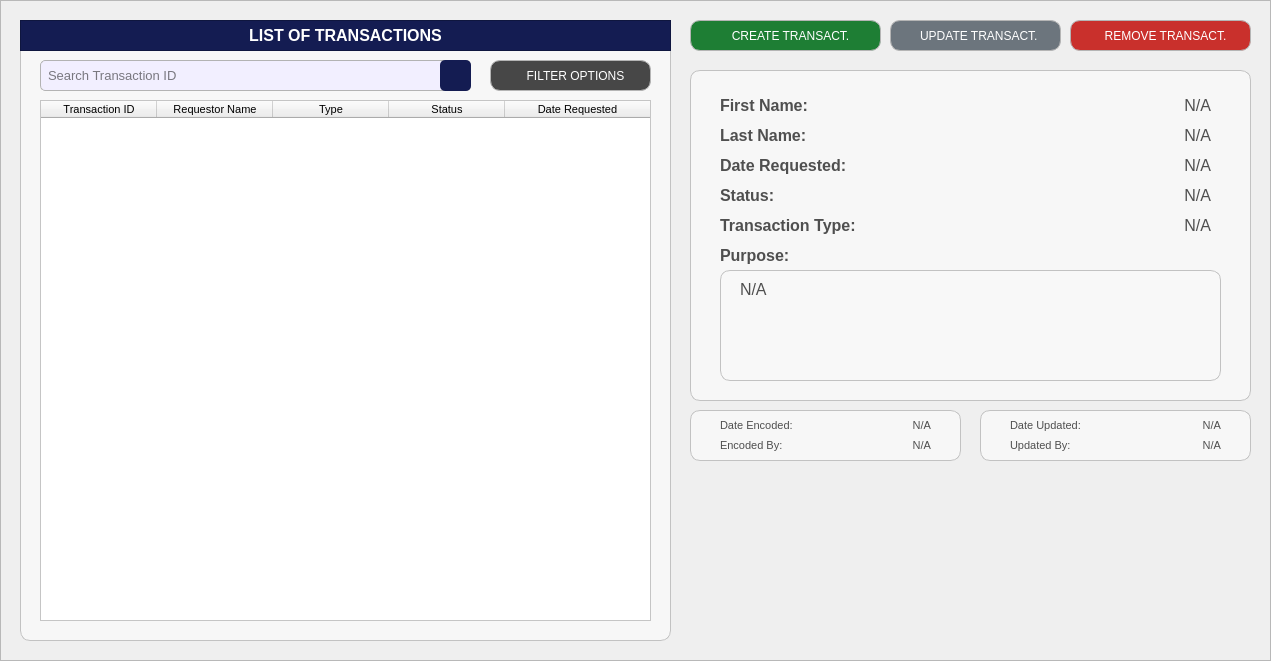
   <widget class="QFrame" name="statistics_frameBody">
    <property name="geometry">
     <rect>
      <x>20</x>
      <y>70</y>
      <width>1271</width>
      <height>661</height>
     </rect>
    </property>
    <property name="styleSheet">
     <string notr="true">#statistics_frameBody{
	background-color: #f2efff;
}</string>
    </property>
    <property name="frameShape">
     <enum>QFrame::Shape::StyledPanel</enum>
    </property>
    <property name="frameShadow">
     <enum>QFrame::Shadow::Raised</enum>
    </property>
    <widget class="QFrame" name="basePopUpBodyFrame">
     <property name="geometry">
      <rect>
       <x>20</x>
       <y>20</y>
       <width>651</width>
       <height>621</height>
      </rect>
     </property>
     <property name="styleSheet">
      <string notr="true">#basePopUpBodyFrame {
	background-color: rgb(247, 247, 247);
	border: 1px solid rgb(194, 194, 194);
	border-radius: 10px;
}</string>
     </property>
     <property name="frameShape">
      <enum>QFrame::Shape::StyledPanel</enum>
     </property>
     <property name="frameShadow">
      <enum>QFrame::Shadow::Raised</enum>
     </property>
     <widget class="QFrame" name="basePopUpTitleFrame_3">
      <property name="geometry">
       <rect>
        <x>0</x>
        <y>0</y>
        <width>651</width>
        <height>31</height>
       </rect>
      </property>
      <property name="styleSheet">
       <string notr="true">#basePopUpTitleFrame_3 {
	background-color: #141c52;
}</string>
      </property>
      <property name="frameShape">
       <enum>QFrame::Shape::StyledPanel</enum>
      </property>
      <property name="frameShadow">
       <enum>QFrame::Shadow::Raised</enum>
      </property>
      <widget class="QLabel" name="label_title_3">
       <property name="geometry">
        <rect>
         <x>0</x>
         <y>0</y>
         <width>651</width>
         <height>31</height>
        </rect>
       </property>
       <property name="font">
        <font>
         <family>Arial</family>
         <pointsize>12</pointsize>
         <bold>true</bold>
        </font>
       </property>
       <property name="styleSheet">
        <string notr="true">#label_title_3{
	background-color:transparent;
	color: rgb(255, 255, 255);
}</string>
       </property>
       <property name="text">
        <string>LIST OF TRANSACTIONS</string>
       </property>
       <property name="alignment">
        <set>Qt::AlignmentFlag::AlignCenter</set>
       </property>
      </widget>
     </widget>
     <widget class="QLineEdit" name="trans_TransactionID_fieldSearch">
      <property name="geometry">
       <rect>
        <x>20</x>
        <y>40</y>
        <width>431</width>
        <height>31</height>
       </rect>
      </property>
      <property name="font">
       <font>
        <family>Arial</family>
        <pointsize>10</pointsize>
       </font>
      </property>
      <property name="styleSheet">
       <string notr="true">#trans_TransactionID_fieldSearch{
    border: 1px solid #b3b3b3;  /* Black border */
    border-radius: 5px;        /* Rounded corners */
    padding: 5px;               /* Inner spacing */
    background-color: #f2efff;  /* Gray background */
    color: #000000; 
}
</string>
      </property>
      <property name="text">
       <string/>
      </property>
      <property name="placeholderText">
       <string>Search Transaction ID</string>
      </property>
     </widget>
     <widget class="QPushButton" name="inst_BusinessName_buttonSearch">
      <property name="geometry">
       <rect>
        <x>420</x>
        <y>40</y>
        <width>31</width>
        <height>31</height>
       </rect>
      </property>
      <property name="font">
       <font>
        <family>Arial</family>
        <pointsize>9</pointsize>
       </font>
      </property>
      <property name="cursor">
       <cursorShape>PointingHandCursor</cursorShape>
      </property>
      <property name="focusPolicy">
       <enum>Qt::FocusPolicy::NoFocus</enum>
      </property>
      <property name="styleSheet">
       <string notr="true">#inst_BusinessName_buttonSearch {
    background-color:  #141c52;
    color: white;
    border-radius: 5px;
    padding: 10px; /* Optional: Adjusts spacing inside the button */
}
#inst_BusinessName_buttonSearch:hover {
    background-color: #1a237e; /* Slightly lighter blue when hovered */
}
#inst_BusinessName_buttonSearch:pressed {
    background-color: #0f1442; /* Darker blue when clicked */
}</string>
      </property>
      <property name="text">
       <string/>
      </property>
      <property name="icon">
       <iconset>
        <normaloff>../../../../../Desktop/CTU 2nd Year - 2nd Semester Files/PC 225L - INFORMATION MANAGEMENT LABORATORY/PROFILING_SYSTEM/Profiling-System/Assets/FuncIcons/icon_search_w.svg</normaloff>../../../../../Desktop/CTU 2nd Year - 2nd Semester Files/PC 225L - INFORMATION MANAGEMENT LABORATORY/PROFILING_SYSTEM/Profiling-System/Assets/FuncIcons/icon_search_w.svg</iconset>
      </property>
      <property name="iconSize">
       <size>
        <width>20</width>
        <height>20</height>
       </size>
      </property>
     </widget>
     <widget class="QTableWidget" name="inst_tableView_List_RegBusiness">
      <property name="geometry">
       <rect>
        <x>20</x>
        <y>80</y>
        <width>611</width>
        <height>521</height>
       </rect>
      </property>
      <property name="font">
       <font>
        <family>Arial</family>
        <pointsize>8</pointsize>
       </font>
      </property>
      <property name="focusPolicy">
       <enum>Qt::FocusPolicy::NoFocus</enum>
      </property>
      <property name="styleSheet">
       <string notr="true">#inst_tableView_List_RegBusiness {
	background-color: white;
	color: #black;
}
</string>
      </property>
      <property name="editTriggers">
       <set>QAbstractItemView::EditTrigger::NoEditTriggers</set>
      </property>
      <attribute name="horizontalHeaderVisible">
       <bool>true</bool>
      </attribute>
      <attribute name="horizontalHeaderCascadingSectionResizes">
       <bool>false</bool>
      </attribute>
      <attribute name="horizontalHeaderDefaultSectionSize">
       <number>116</number>
      </attribute>
      <attribute name="horizontalHeaderShowSortIndicator" stdset="0">
       <bool>false</bool>
      </attribute>
      <attribute name="horizontalHeaderStretchLastSection">
       <bool>true</bool>
      </attribute>
      <attribute name="verticalHeaderVisible">
       <bool>false</bool>
      </attribute>
      <attribute name="verticalHeaderCascadingSectionResizes">
       <bool>false</bool>
      </attribute>
      <column>
       <property name="text">
        <string>Transaction ID</string>
       </property>
       <property name="font">
        <font>
         <family>Arial</family>
         <pointsize>8</pointsize>
        </font>
       </property>
       <property name="background">
        <color>
         <red>211</red>
         <green>205</green>
         <blue>255</blue>
        </color>
       </property>
      </column>
      <column>
       <property name="text">
        <string>Requestor Name</string>
       </property>
       <property name="font">
        <font>
         <family>Arial</family>
         <pointsize>8</pointsize>
        </font>
       </property>
       <property name="background">
        <color>
         <red>211</red>
         <green>205</green>
         <blue>255</blue>
        </color>
       </property>
      </column>
      <column>
       <property name="text">
        <string>Type</string>
       </property>
       <property name="font">
        <font>
         <family>Arial</family>
         <pointsize>8</pointsize>
        </font>
       </property>
       <property name="background">
        <color>
         <red>211</red>
         <green>205</green>
         <blue>255</blue>
        </color>
       </property>
      </column>
      <column>
       <property name="text">
        <string>Status</string>
       </property>
       <property name="font">
        <font>
         <family>Arial</family>
         <pointsize>8</pointsize>
        </font>
       </property>
       <property name="background">
        <color>
         <red>211</red>
         <green>205</green>
         <blue>255</blue>
        </color>
       </property>
      </column>
      <column>
       <property name="text">
        <string>Date Requested</string>
       </property>
       <property name="font">
        <font>
         <family>Arial</family>
         <pointsize>8</pointsize>
        </font>
       </property>
       <property name="background">
        <color>
         <red>211</red>
         <green>205</green>
         <blue>255</blue>
        </color>
       </property>
      </column>
     </widget>
     <widget class="QPushButton" name="transactionList_buttonFilter">
      <property name="geometry">
       <rect>
        <x>470</x>
        <y>40</y>
        <width>161</width>
        <height>31</height>
       </rect>
      </property>
      <property name="font">
       <font>
        <family>Arial</family>
        <pointsize>9</pointsize>
       </font>
      </property>
      <property name="cursor">
       <cursorShape>PointingHandCursor</cursorShape>
      </property>
      <property name="focusPolicy">
       <enum>Qt::FocusPolicy::NoFocus</enum>
      </property>
      <property name="styleSheet">
       <string notr="true">#transactionList_buttonFilter {
    background-color:  #474747;
    color: white;
    border: 1px solid #b5b5b5;
    border-radius: 10px;
    padding: 10px; 
}

#transactionList_buttonFilter:hover {
    background-color: #636363;
    color: white; 
}

#transactionList_buttonFilter:pressed {
    background-color: #bfbfbf;
    color: white; 
}
</string>
      </property>
      <property name="text">
       <string>   FILTER OPTIONS</string>
      </property>
      <property name="icon">
       <iconset>
        <normaloff>../../../Assets/FuncIcons/icon_filter.svg</normaloff>../../../Assets/FuncIcons/icon_filter.svg</iconset>
      </property>
      <property name="iconSize">
       <size>
        <width>18</width>
        <height>18</height>
       </size>
      </property>
     </widget>
    </widget>
    <widget class="QPushButton" name="trans_Transact_button_remove">
     <property name="geometry">
      <rect>
       <x>1070</x>
       <y>20</y>
       <width>181</width>
       <height>31</height>
      </rect>
     </property>
     <property name="font">
      <font>
       <family>Arial</family>
       <pointsize>9</pointsize>
      </font>
     </property>
     <property name="cursor">
      <cursorShape>PointingHandCursor</cursorShape>
     </property>
     <property name="focusPolicy">
      <enum>Qt::FocusPolicy::NoFocus</enum>
     </property>
     <property name="styleSheet">
      <string notr="true">#trans_Transact_button_remove {
    background-color: #c9302c; /* Default red */
    color: white;
    border: 1px solid #b5b5b5; /* Light gray border */
    border-radius: 10px;
    padding: 10px; 
}

#trans_Transact_button_remove:hover {
    background-color: #d9534f; /* Brighter red when hovered */
    color: white; 
}

#trans_Transact_button_remove:pressed {
    background-color: #a52a2a; /* Darker red when pressed */
    color: white; 
}</string>
     </property>
     <property name="text">
      <string>   REMOVE TRANSACT.</string>
     </property>
     <property name="icon">
      <iconset>
       <normaloff>../../../Assets/FuncIcons/icon_del.svg</normaloff>../../../Assets/FuncIcons/icon_del.svg</iconset>
     </property>
     <property name="iconSize">
      <size>
       <width>20</width>
       <height>20</height>
      </size>
     </property>
    </widget>
    <widget class="QPushButton" name="trans_Transact_button_create">
     <property name="geometry">
      <rect>
       <x>690</x>
       <y>20</y>
       <width>191</width>
       <height>31</height>
      </rect>
     </property>
     <property name="font">
      <font>
       <family>Arial</family>
       <pointsize>9</pointsize>
      </font>
     </property>
     <property name="cursor">
      <cursorShape>PointingHandCursor</cursorShape>
     </property>
     <property name="focusPolicy">
      <enum>Qt::FocusPolicy::NoFocus</enum>
     </property>
     <property name="styleSheet">
      <string notr="true">#trans_Transact_button_create {
    background-color:  #1e7e34; /* Default green */
    color: white;
    border: 1px solid #b5b5b5;
    border-radius: 10px;
    padding: 10px; 
}

#trans_Transact_button_create:hover {
    background-color: #28a745; /* Brighter green when hovered */
    color: white; 
}

#trans_Transact_button_create:pressed {
    background-color:  #34c759; /* Darker green when pressed */
    color: white; 
}
</string>
     </property>
     <property name="text">
      <string>   CREATE TRANSACT.</string>
     </property>
     <property name="icon">
      <iconset>
       <normaloff>../../../Assets/FuncIcons/icon_add.svg</normaloff>../../../Assets/FuncIcons/icon_add.svg</iconset>
     </property>
     <property name="iconSize">
      <size>
       <width>20</width>
       <height>20</height>
      </size>
     </property>
    </widget>
    <widget class="QPushButton" name="trans_Transact_button_update">
     <property name="geometry">
      <rect>
       <x>890</x>
       <y>20</y>
       <width>171</width>
       <height>31</height>
      </rect>
     </property>
     <property name="font">
      <font>
       <family>Arial</family>
       <pointsize>9</pointsize>
      </font>
     </property>
     <property name="cursor">
      <cursorShape>PointingHandCursor</cursorShape>
     </property>
     <property name="focusPolicy">
      <enum>Qt::FocusPolicy::NoFocus</enum>
     </property>
     <property name="styleSheet">
      <string notr="true">#trans_Transact_button_update {
    background-color: #6c757d; /* Default gray */
    color: white;
    border: 1px solid #b5b5b5; /* Light gray border */
    border-radius: 10px;
    padding: 10px; 
}

#trans_Transact_button_update:hover {
    background-color: #838b94; /* Brighter gray when hovered */
    color: white; 
}

#trans_Transact_button_update:pressed {
    background-color: #5a6268; /* Darker gray when pressed */
    color: white; 
}
</string>
     </property>
     <property name="text">
      <string>  UPDATE TRANSACT.</string>
     </property>
     <property name="icon">
      <iconset>
       <normaloff>../../../Assets/FuncIcons/icon_edit.svg</normaloff>../../../Assets/FuncIcons/icon_edit.svg</iconset>
     </property>
     <property name="iconSize">
      <size>
       <width>20</width>
       <height>20</height>
      </size>
     </property>
    </widget>
    <widget class="QFrame" name="basePopUpBodyFrame_3">
     <property name="geometry">
      <rect>
       <x>690</x>
       <y>70</y>
       <width>561</width>
       <height>331</height>
      </rect>
     </property>
     <property name="styleSheet">
      <string notr="true">#basePopUpBodyFrame_3 {
	background-color: rgb(247, 247, 247);
	border: 1px solid rgb(194, 194, 194);
	border-radius: 10px;
}</string>
     </property>
     <property name="frameShape">
      <enum>QFrame::Shape::StyledPanel</enum>
     </property>
     <property name="frameShadow">
      <enum>QFrame::Shadow::Raised</enum>
     </property>
     <widget class="QLabel" name="trans_labelLastName">
      <property name="geometry">
       <rect>
        <x>30</x>
        <y>50</y>
        <width>191</width>
        <height>31</height>
       </rect>
      </property>
      <property name="font">
       <font>
        <family>Arial</family>
        <pointsize>12</pointsize>
        <bold>true</bold>
       </font>
      </property>
      <property name="styleSheet">
       <string notr="true">#trans_labelLastName{
	background-color:transparent;
	color:#4f4f4f;
}</string>
      </property>
      <property name="text">
       <string>Last Name:</string>
      </property>
      <property name="alignment">
       <set>Qt::AlignmentFlag::AlignLeading|Qt::AlignmentFlag::AlignLeft|Qt::AlignmentFlag::AlignVCenter</set>
      </property>
     </widget>
     <widget class="QLabel" name="trans_labelDateReq">
      <property name="geometry">
       <rect>
        <x>30</x>
        <y>80</y>
        <width>191</width>
        <height>31</height>
       </rect>
      </property>
      <property name="font">
       <font>
        <family>Arial</family>
        <pointsize>12</pointsize>
        <bold>true</bold>
       </font>
      </property>
      <property name="styleSheet">
       <string notr="true">#trans_labelDateReq{
	background-color:transparent;
	color:#4f4f4f;
}</string>
      </property>
      <property name="text">
       <string>Date Requested:</string>
      </property>
      <property name="alignment">
       <set>Qt::AlignmentFlag::AlignLeading|Qt::AlignmentFlag::AlignLeft|Qt::AlignmentFlag::AlignVCenter</set>
      </property>
     </widget>
     <widget class="QLabel" name="trans_displayFirstName">
      <property name="geometry">
       <rect>
        <x>190</x>
        <y>20</y>
        <width>331</width>
        <height>31</height>
       </rect>
      </property>
      <property name="font">
       <font>
        <family>Arial</family>
        <pointsize>12</pointsize>
       </font>
      </property>
      <property name="styleSheet">
       <string notr="true">#trans_displayFirstName{
	background-color:transparent;
	color:#4f4f4f;
}</string>
      </property>
      <property name="text">
       <string>N/A</string>
      </property>
      <property name="alignment">
       <set>Qt::AlignmentFlag::AlignRight|Qt::AlignmentFlag::AlignTrailing|Qt::AlignmentFlag::AlignVCenter</set>
      </property>
     </widget>
     <widget class="QLabel" name="trans_labelStatus">
      <property name="geometry">
       <rect>
        <x>30</x>
        <y>110</y>
        <width>181</width>
        <height>31</height>
       </rect>
      </property>
      <property name="font">
       <font>
        <family>Arial</family>
        <pointsize>12</pointsize>
        <bold>true</bold>
       </font>
      </property>
      <property name="styleSheet">
       <string notr="true">#trans_labelStatus{
	background-color:transparent;
	color:#4f4f4f;
}</string>
      </property>
      <property name="text">
       <string>Status:</string>
      </property>
      <property name="alignment">
       <set>Qt::AlignmentFlag::AlignLeading|Qt::AlignmentFlag::AlignLeft|Qt::AlignmentFlag::AlignVCenter</set>
      </property>
     </widget>
     <widget class="QLabel" name="trans_displayStatus">
      <property name="geometry">
       <rect>
        <x>190</x>
        <y>110</y>
        <width>331</width>
        <height>31</height>
       </rect>
      </property>
      <property name="font">
       <font>
        <family>Arial</family>
        <pointsize>12</pointsize>
       </font>
      </property>
      <property name="styleSheet">
       <string notr="true">#trans_displayStatus{
	background-color:transparent;
	color:#4f4f4f;
}</string>
      </property>
      <property name="text">
       <string>N/A</string>
      </property>
      <property name="alignment">
       <set>Qt::AlignmentFlag::AlignRight|Qt::AlignmentFlag::AlignTrailing|Qt::AlignmentFlag::AlignVCenter</set>
      </property>
     </widget>
     <widget class="QLabel" name="trans_displayLastName">
      <property name="geometry">
       <rect>
        <x>190</x>
        <y>50</y>
        <width>331</width>
        <height>31</height>
       </rect>
      </property>
      <property name="font">
       <font>
        <family>Arial</family>
        <pointsize>12</pointsize>
       </font>
      </property>
      <property name="styleSheet">
       <string notr="true">#trans_displayLastName{
	background-color:transparent;
	color:#4f4f4f;
}</string>
      </property>
      <property name="text">
       <string>N/A</string>
      </property>
      <property name="alignment">
       <set>Qt::AlignmentFlag::AlignRight|Qt::AlignmentFlag::AlignTrailing|Qt::AlignmentFlag::AlignVCenter</set>
      </property>
     </widget>
     <widget class="QLabel" name="trans_labelFirstName">
      <property name="geometry">
       <rect>
        <x>30</x>
        <y>20</y>
        <width>151</width>
        <height>31</height>
       </rect>
      </property>
      <property name="font">
       <font>
        <family>Arial</family>
        <pointsize>12</pointsize>
        <bold>true</bold>
       </font>
      </property>
      <property name="styleSheet">
       <string notr="true">#trans_labelFirstName{
	background-color:transparent;
	color:#4f4f4f;
}</string>
      </property>
      <property name="text">
       <string>First Name:</string>
      </property>
      <property name="alignment">
       <set>Qt::AlignmentFlag::AlignLeading|Qt::AlignmentFlag::AlignLeft|Qt::AlignmentFlag::AlignVCenter</set>
      </property>
     </widget>
     <widget class="QLabel" name="trans_displayDateRequested">
      <property name="geometry">
       <rect>
        <x>190</x>
        <y>80</y>
        <width>331</width>
        <height>31</height>
       </rect>
      </property>
      <property name="font">
       <font>
        <family>Arial</family>
        <pointsize>12</pointsize>
       </font>
      </property>
      <property name="styleSheet">
       <string notr="true">#trans_displayDateRequested{
	background-color:transparent;
	color:#4f4f4f;
}</string>
      </property>
      <property name="text">
       <string>N/A</string>
      </property>
      <property name="alignment">
       <set>Qt::AlignmentFlag::AlignRight|Qt::AlignmentFlag::AlignTrailing|Qt::AlignmentFlag::AlignVCenter</set>
      </property>
     </widget>
     <widget class="QFrame" name="basePopUpBodyFrame_Desc_2">
      <property name="geometry">
       <rect>
        <x>30</x>
        <y>200</y>
        <width>501</width>
        <height>111</height>
       </rect>
      </property>
      <property name="styleSheet">
       <string notr="true">#basePopUpBodyFrame_Desc_2 {
	background-color: rgb(248, 248, 248);
	border: 1px solid rgb(194, 194, 194);
	border-radius: 10px;
}</string>
      </property>
      <property name="frameShape">
       <enum>QFrame::Shape::StyledPanel</enum>
      </property>
      <property name="frameShadow">
       <enum>QFrame::Shadow::Raised</enum>
      </property>
      <widget class="QLabel" name="trans_displayPurpose">
       <property name="geometry">
        <rect>
         <x>20</x>
         <y>10</y>
         <width>461</width>
         <height>91</height>
        </rect>
       </property>
       <property name="font">
        <font>
         <family>Arial</family>
         <pointsize>12</pointsize>
        </font>
       </property>
       <property name="styleSheet">
        <string notr="true">#trans_displayPurpose{
	background-color:transparent;
	color:#4f4f4f;
}</string>
       </property>
       <property name="text">
        <string>N/A</string>
       </property>
       <property name="alignment">
        <set>Qt::AlignmentFlag::AlignLeading|Qt::AlignmentFlag::AlignLeft|Qt::AlignmentFlag::AlignTop</set>
       </property>
       <property name="wordWrap">
        <bool>true</bool>
       </property>
      </widget>
     </widget>
     <widget class="QLabel" name="trans_labelTransactionType">
      <property name="geometry">
       <rect>
        <x>30</x>
        <y>140</y>
        <width>181</width>
        <height>31</height>
       </rect>
      </property>
      <property name="font">
       <font>
        <family>Arial</family>
        <pointsize>12</pointsize>
        <bold>true</bold>
       </font>
      </property>
      <property name="styleSheet">
       <string notr="true">#trans_labelTransactionType{
	background-color:transparent;
	color:#4f4f4f;
}</string>
      </property>
      <property name="text">
       <string>Transaction Type:</string>
      </property>
      <property name="alignment">
       <set>Qt::AlignmentFlag::AlignLeading|Qt::AlignmentFlag::AlignLeft|Qt::AlignmentFlag::AlignVCenter</set>
      </property>
     </widget>
     <widget class="QLabel" name="trans_displayTransactionType">
      <property name="geometry">
       <rect>
        <x>190</x>
        <y>140</y>
        <width>331</width>
        <height>31</height>
       </rect>
      </property>
      <property name="font">
       <font>
        <family>Arial</family>
        <pointsize>12</pointsize>
       </font>
      </property>
      <property name="styleSheet">
       <string notr="true">#trans_displayTransactionType{
	background-color:transparent;
	color:#4f4f4f;
}</string>
      </property>
      <property name="text">
       <string>N/A</string>
      </property>
      <property name="alignment">
       <set>Qt::AlignmentFlag::AlignRight|Qt::AlignmentFlag::AlignTrailing|Qt::AlignmentFlag::AlignVCenter</set>
      </property>
     </widget>
     <widget class="QLabel" name="trans_labelPurpose">
      <property name="geometry">
       <rect>
        <x>30</x>
        <y>170</y>
        <width>221</width>
        <height>31</height>
       </rect>
      </property>
      <property name="font">
       <font>
        <family>Arial</family>
        <pointsize>12</pointsize>
        <bold>true</bold>
       </font>
      </property>
      <property name="styleSheet">
       <string notr="true">#trans_labelPurpose{
	background-color:transparent;
	color:#4f4f4f;
}</string>
      </property>
      <property name="text">
       <string>Purpose:</string>
      </property>
      <property name="alignment">
       <set>Qt::AlignmentFlag::AlignLeading|Qt::AlignmentFlag::AlignLeft|Qt::AlignmentFlag::AlignVCenter</set>
      </property>
     </widget>
    </widget>
    <widget class="QFrame" name="basePopUpBodyFrame_5">
     <property name="geometry">
      <rect>
       <x>980</x>
       <y>410</y>
       <width>271</width>
       <height>51</height>
      </rect>
     </property>
     <property name="styleSheet">
      <string notr="true">#basePopUpBodyFrame_5 {
	background-color: rgb(247, 247, 247);
	border: 1px solid rgb(194, 194, 194);
	border-radius: 10px;
}</string>
     </property>
     <property name="frameShape">
      <enum>QFrame::Shape::StyledPanel</enum>
     </property>
     <property name="frameShadow">
      <enum>QFrame::Shadow::Raised</enum>
     </property>
     <widget class="QLabel" name="label_DateUpdated">
      <property name="geometry">
       <rect>
        <x>30</x>
        <y>0</y>
        <width>81</width>
        <height>31</height>
       </rect>
      </property>
      <property name="font">
       <font>
        <family>Arial</family>
        <pointsize>8</pointsize>
       </font>
      </property>
      <property name="styleSheet">
       <string notr="true">#label_DateUpdated{
	background-color:transparent;
	color:#4f4f4f;
}</string>
      </property>
      <property name="text">
       <string>Date Updated:</string>
      </property>
      <property name="alignment">
       <set>Qt::AlignmentFlag::AlignLeading|Qt::AlignmentFlag::AlignLeft|Qt::AlignmentFlag::AlignVCenter</set>
      </property>
     </widget>
     <widget class="QLabel" name="display_DateUpdated">
      <property name="geometry">
       <rect>
        <x>100</x>
        <y>0</y>
        <width>141</width>
        <height>31</height>
       </rect>
      </property>
      <property name="font">
       <font>
        <family>Arial</family>
        <pointsize>8</pointsize>
       </font>
      </property>
      <property name="styleSheet">
       <string notr="true">#display_DateUpdated{
	background-color:transparent;
	color:#4f4f4f;
}</string>
      </property>
      <property name="text">
       <string>N/A</string>
      </property>
      <property name="alignment">
       <set>Qt::AlignmentFlag::AlignRight|Qt::AlignmentFlag::AlignTrailing|Qt::AlignmentFlag::AlignVCenter</set>
      </property>
     </widget>
     <widget class="QLabel" name="display_UpdatedBy">
      <property name="geometry">
       <rect>
        <x>90</x>
        <y>20</y>
        <width>151</width>
        <height>31</height>
       </rect>
      </property>
      <property name="font">
       <font>
        <family>Arial</family>
        <pointsize>8</pointsize>
       </font>
      </property>
      <property name="styleSheet">
       <string notr="true">#display_UpdatedBy{
	background-color:transparent;
	color:#4f4f4f;
}</string>
      </property>
      <property name="text">
       <string>N/A</string>
      </property>
      <property name="alignment">
       <set>Qt::AlignmentFlag::AlignRight|Qt::AlignmentFlag::AlignTrailing|Qt::AlignmentFlag::AlignVCenter</set>
      </property>
     </widget>
     <widget class="QLabel" name="label_UpdatedBy">
      <property name="geometry">
       <rect>
        <x>30</x>
        <y>20</y>
        <width>81</width>
        <height>31</height>
       </rect>
      </property>
      <property name="font">
       <font>
        <family>Arial</family>
        <pointsize>8</pointsize>
       </font>
      </property>
      <property name="styleSheet">
       <string notr="true">#label_UpdatedBy{
	background-color:transparent;
	color:#4f4f4f;
}</string>
      </property>
      <property name="text">
       <string>Updated By:</string>
      </property>
      <property name="alignment">
       <set>Qt::AlignmentFlag::AlignLeading|Qt::AlignmentFlag::AlignLeft|Qt::AlignmentFlag::AlignVCenter</set>
      </property>
     </widget>
    </widget>
    <widget class="QFrame" name="basePopUpBodyFrame_4">
     <property name="geometry">
      <rect>
       <x>690</x>
       <y>410</y>
       <width>271</width>
       <height>51</height>
      </rect>
     </property>
     <property name="styleSheet">
      <string notr="true">#basePopUpBodyFrame_4 {
	background-color: rgb(247, 247, 247);
	border: 1px solid rgb(194, 194, 194);
	border-radius: 10px;
}</string>
     </property>
     <property name="frameShape">
      <enum>QFrame::Shape::StyledPanel</enum>
     </property>
     <property name="frameShadow">
      <enum>QFrame::Shadow::Raised</enum>
     </property>
     <widget class="QLabel" name="label_DateEncoded">
      <property name="geometry">
       <rect>
        <x>30</x>
        <y>0</y>
        <width>81</width>
        <height>31</height>
       </rect>
      </property>
      <property name="font">
       <font>
        <family>Arial</family>
        <pointsize>8</pointsize>
       </font>
      </property>
      <property name="styleSheet">
       <string notr="true">#label_DateEncoded{
	background-color:transparent;
	color:#4f4f4f;
}</string>
      </property>
      <property name="text">
       <string>Date Encoded:</string>
      </property>
      <property name="alignment">
       <set>Qt::AlignmentFlag::AlignLeading|Qt::AlignmentFlag::AlignLeft|Qt::AlignmentFlag::AlignVCenter</set>
      </property>
     </widget>
     <widget class="QLabel" name="display_DateEncoded">
      <property name="geometry">
       <rect>
        <x>100</x>
        <y>0</y>
        <width>141</width>
        <height>31</height>
       </rect>
      </property>
      <property name="font">
       <font>
        <family>Arial</family>
        <pointsize>8</pointsize>
       </font>
      </property>
      <property name="styleSheet">
       <string notr="true">#display_DateEncoded{
	background-color:transparent;
	color:#4f4f4f;
}</string>
      </property>
      <property name="text">
       <string>N/A</string>
      </property>
      <property name="alignment">
       <set>Qt::AlignmentFlag::AlignRight|Qt::AlignmentFlag::AlignTrailing|Qt::AlignmentFlag::AlignVCenter</set>
      </property>
     </widget>
     <widget class="QLabel" name="display_EncodedBy">
      <property name="geometry">
       <rect>
        <x>90</x>
        <y>20</y>
        <width>151</width>
        <height>31</height>
       </rect>
      </property>
      <property name="font">
       <font>
        <family>Arial</family>
        <pointsize>8</pointsize>
       </font>
      </property>
      <property name="styleSheet">
       <string notr="true">#display_EncodedBy{
	background-color:transparent;
	color:#4f4f4f;
}</string>
      </property>
      <property name="text">
       <string>N/A</string>
      </property>
      <property name="alignment">
       <set>Qt::AlignmentFlag::AlignRight|Qt::AlignmentFlag::AlignTrailing|Qt::AlignmentFlag::AlignVCenter</set>
      </property>
     </widget>
     <widget class="QLabel" name="label_EncodedBy">
      <property name="geometry">
       <rect>
        <x>30</x>
        <y>20</y>
        <width>81</width>
        <height>31</height>
       </rect>
      </property>
      <property name="font">
       <font>
        <family>Arial</family>
        <pointsize>8</pointsize>
       </font>
      </property>
      <property name="styleSheet">
       <string notr="true">#label_EncodedBy{
	background-color:transparent;
	color:#4f4f4f;
}</string>
      </property>
      <property name="text">
       <string>Encoded By:</string>
      </property>
      <property name="alignment">
       <set>Qt::AlignmentFlag::AlignLeading|Qt::AlignmentFlag::AlignLeft|Qt::AlignmentFlag::AlignVCenter</set>
      </property>
     </widget>
    </widget>
   </widget>
